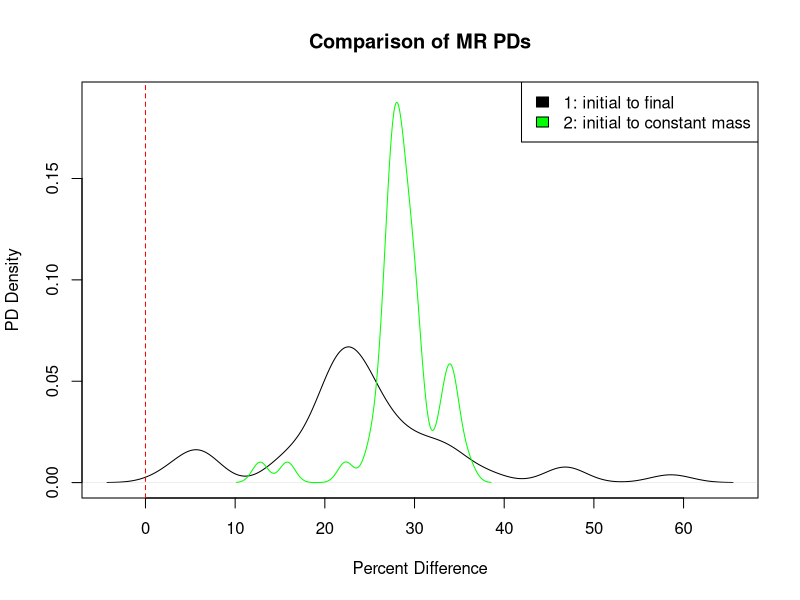
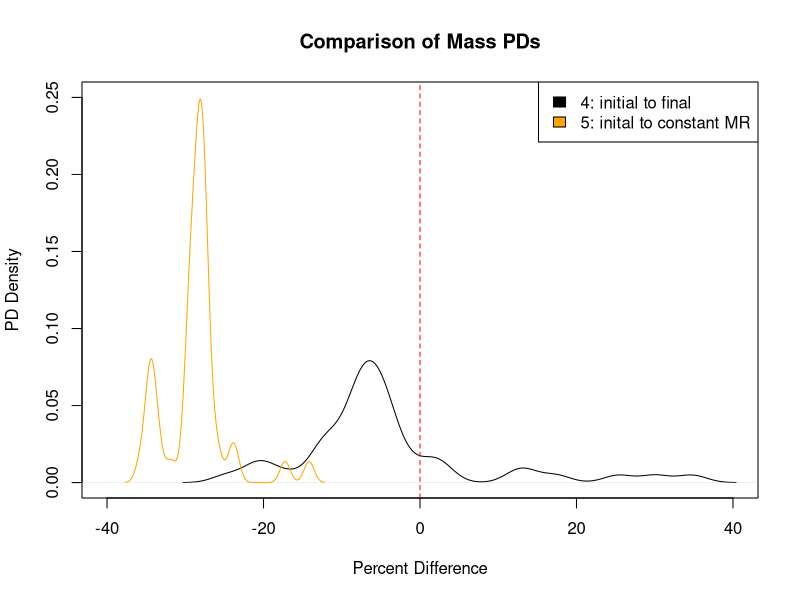

Source code (R) for these figures, in order:
## ---- chunk 1
# Classes: Branchiopoda, Malacostraca, Maxillopoda
# Data source: Makrieva
MR_data = read.csv("Class_metabolicrates_Makrievadata.csv", stringsAsFactors = FALSE)
Class_list=unique(MR_data$Class)
InvK=1/(273.15+MR_data$TC) #getting all the units correct
Mkg=MR_data$Mg/1000
W=MR_data$qWkg*Mkg
MR_data = cbind(MR_data, InvK, W)

#obtaining class-specific exponents for metabolic rate scaling for Branchiopoda Malacostraca and Maxillopoda
class_slopes=c()
for (current_class in Class_list){
  Class_data=subset(MR_data, MR_data$Class == current_class)
  basic=lm(log(Class_data$W) ~ log(Class_data$Mg) + Class_data$InvK)
  Mslope=basic$coefficients[2]
  Tslope=basic$coefficients[3]
  Ea=Tslope*0.00008617
  class_slopes=rbind(class_slopes, c(current_class, Mslope, Tslope, Ea))
}

# Classes: Amphibia
# Data source: White
MR_Amphi = read.csv("Whiteetal_Amphibiandata.csv", stringsAsFactors = FALSE)
A_InvK=1/(273.15+MR_Amphi$TC)
A_Mkg=MR_Amphi$Mg/1000
MR_Amphi = cbind(MR_Amphi, A_InvK, A_Mkg)
A_basic=lm(log(MR_Amphi$Watts) ~ log(MR_Amphi$A_Mkg) + MR_Amphi$A_InvK)
Mslope=A_basic$coefficients[2]
Tslope=A_basic$coefficients[3]
Ea=Tslope*0.00008617
class_slopes=rbind(class_slopes, c("Amphibia", Mslope, Tslope, Ea))
class_slopes=as.data.frame(class_slopes, stringsAsFactors = FALSE)

# Classes: Actinoperygii
# Data source: Gillooly
#obtaining super-class-specific exponents for metabolic rate scaling in fish
MR_fish = read.csv("gillooly_fish.csv", stringsAsFactors = FALSE)
f_Mkg=MR_fish$Mg/1000
MR_fish = cbind(MR_fish, f_Mkg)
F_basic=lm(log(MR_fish$W) ~ log(MR_fish$f_Mkg) + MR_fish$invK)
Mslope=F_basic$coefficients[2]
Tslope=F_basic$coefficients[3]
Ea=Tslope*0.00008617
class_slopes=rbind(class_slopes, c("Actinoperygii", Mslope, Tslope, Ea))
class_slopes=as.data.frame(class_slopes, stringsAsFactors = FALSE)

#removing unneccesary column and renaming columns
class_values=class_slopes[c(-3)]
names(class_values)[names(class_values) == "V1"] = "Class"
names(class_values)[names(class_values) == "log(Class_data$Mg)"] = "exponent"
names(class_values)[names(class_values) == "Class_data$InvK"] = "Ea"

# Classes: Insecta, Gastropoda, Eurotatoria, Entognatha
# Data source (Insecta only): Chown
# Remaining classes' values from theory
I_class="Insecta"
other_class=c("Gastropoda","Eurotatoria", "Entognatha")
I_slope=0.75
I_Ea=-0.62
Other_Ea=-0.63
other_values=cbind(I_class,I_slope,I_Ea)
for (current_class in other_class){
  current_values=cbind(current_class,I_slope,Other_Ea)
  other_values=rbind(other_values, current_values)
}

other_values = as.data.frame(other_values)
names(other_values)[names(other_values) == "I_class"] = "Class"
names(other_values)[names(other_values) == "I_slope"] = "exponent"
names(other_values)[names(other_values) == "I_Ea"] = "Ea"
class_values = rbind(class_values, other_values)
class_values = transform(class_values, exponent = as.numeric(exponent), Ea = as.numeric(Ea))

class_values
## ---- chunk 2
# Read in compiled experimental dataset, has one temperature and replicate per row
original_data = read.csv("MTEEcto_data.csv", stringsAsFactors = FALSE, fileEncoding = "latin1")

# Turn unique row names into column in original dataset
original_data = data.frame(as.numeric(rownames(original_data)), original_data)
colnames(original_data)[1] = "row_names"

# Create list of experiment names and respective species
replicate_list_original=unique(original_data$studyID)

# Create dataset containing all temperature pairs within each replicate
all_pairs = c()
for(current_replicate in replicate_list_original){
  single_replicate = subset(original_data, original_data$studyID == current_replicate)
  single_replicate_rownames_combos = combn(single_replicate$row_names, 2)
  single_replicate_rownames_combos = t(single_replicate_rownames_combos)
  single_replicate_temps_combos = combn(single_replicate$temp, 2)
  single_replicate_temps_combos = t(single_replicate_temps_combos)
  single_replicate_masses_combos = combn(single_replicate$mass, 2)
  single_replicate_masses_combos = t(single_replicate_masses_combos)
  single_replicate_combos = cbind(single_replicate_rownames_combos, single_replicate_temps_combos, single_replicate_masses_combos)
  single_replicate_combos = data.frame(single_replicate_combos)
  single_replicate_combos = cbind(current_replicate, single_replicate_combos)
  all_pairs = rbind(all_pairs, single_replicate_combos)
}
names(all_pairs) = c("studyID", "initial_temp_row", "final_temp_row", "initial_temp", "final_temp", "initial_mass", "final_mass")

# Subset dataset to contain only temperature pairs that differ by 3*
all_pairs$temp_diff = all_pairs$final_temp - all_pairs$initial_temp
three_degree_pairs = subset(all_pairs, all_pairs$temp_diff == 3)

# Add species to three degree difference pairs
lookup = original_data[match(three_degree_pairs$studyID, original_data$studyID),]
three_degree_pairs$species = lookup$Species
three_degree_pairs$Class = lookup$Class

# List of species and number of pairs per species
species_duplicates = sort(table(three_degree_pairs$species), decreasing=TRUE)

# Add class-specific values to pairs dataset
store_class_values = class_values[match(three_degree_pairs$Class, class_values$Class),]
three_degree_pairs = cbind(three_degree_pairs, store_class_values$exponent, store_class_values$Ea)
colnames(three_degree_pairs)[11] = "exponent"
colnames(three_degree_pairs)[12] = "Ea"

# List of classes and number of pairs per class
class_distribution = table(three_degree_pairs$Class)

head(three_degree_pairs)
## ---- chunk 3
# Use MTE equation to calculate metabolic rates (initial, final, and w/ constant/initial mass)
three_degree_pairs$initial_metrate = (three_degree_pairs$initial_mass ^ three_degree_pairs$exponent) * (exp(((three_degree_pairs$Ea) / (.00008617 * (three_degree_pairs$initial_temp + 273.15)))))
three_degree_pairs$final_metrate = (three_degree_pairs$final_mass ^ three_degree_pairs$exponent) * (exp(((three_degree_pairs$Ea) / (.00008617 * (three_degree_pairs$final_temp + 273.15)))))
three_degree_pairs$constantmass_metrate = (three_degree_pairs$initial_mass ^ three_degree_pairs$exponent) * (exp(((three_degree_pairs$Ea) / (.00008617 * (three_degree_pairs$final_temp + 273.15)))))

# Use rearranged MTE equation to calculate mass w/ constant/initial metabolic rate
three_degree_pairs$constantmetrate_mass = (three_degree_pairs$initial_metrate / (exp(three_degree_pairs$Ea / (.00008617 * (three_degree_pairs$final_temp + 273.15))))) ^ (1 / three_degree_pairs$exponent)

head(three_degree_pairs[,13:16])

## ---- chunk 4
### Summary values

# Percent differences for metabolic rates
  # 1: initial to final (empirical), expect increase
  # 2: initial to constant mass (theoretical), expect increase
  # 3: final to constant mass, expect increase
three_degree_pairs$PD_1 = ((three_degree_pairs$final_metrate / three_degree_pairs$initial_metrate) - 1) * 100
three_degree_pairs$PD_2 = ((three_degree_pairs$constantmass_metrate / three_degree_pairs$initial_metrate) - 1) * 100
three_degree_pairs$PD_3 = ((three_degree_pairs$constantmass_metrate / three_degree_pairs$final_metrate) - 1) * 100

# Percent differences for masses
  # 4: initial to final (empirical), expect decrease
  # 5: initial to constant metabolic rate (theoretical), expect decrease
  # 6: final to constant metabolic rate, expect decrease
three_degree_pairs$PD_4 = ((three_degree_pairs$final_mass / three_degree_pairs$initial_mass) - 1) * 100
three_degree_pairs$PD_5 = ((three_degree_pairs$constantmetrate_mass / three_degree_pairs$initial_mass) - 1) * 100
three_degree_pairs$PD_6 = ((three_degree_pairs$constantmetrate_mass / three_degree_pairs$final_mass) - 1) * 100

# Create species dataset
# This code is way awful
library(dplyr)

# Get columns for averages
species_data = three_degree_pairs %>%
  group_by(species) %>%
  #summarise(count = n())
  summarise_each(funs(mean), initial_mass, final_mass, initial_metrate, final_metrate, 
                 constantmass_metrate, constantmetrate_mass, PD_1, PD_2, PD_3, PD_4, PD_5, PD_6) 

# Add in species occurrence values
occurrences = three_degree_pairs %>%
  group_by(species) %>%
  summarise(count = n())

species_data$occurrences = occurrences$count

# Add in class column
lookup_test = lookup[match(species_data$species, three_degree_pairs$species),]
species_data$class = lookup_test$Class
## ---- chunk 5
### Figures

# Density plots for t-test for metabolic rate + normality test + t-test
plot(density(species_data$PD_1), col = "black", ylim = c(0, 0.19), main = "Comparison of MR PDs", xlab = "Percent Difference", ylab = "PD Density")
legend("topright", c("1: initial to final", "2: initial to constant mass"), fill = c("black", "green"))
lines(density(species_data$PD_2), col = "green")
abline(v = 0, lty = 2, col = "red")
shapiro.test(species_data$PD_1)
shapiro.test(species_data$PD_2)
t.test(species_data$PD_1, species_data$PD_2, paired = TRUE)

# Density plots for t-test for mass + normality test + t-test
plot(density(species_data$PD_4), col = "black", xlim = c(-40, 40), ylim = c(0, 0.25), main = "Comparison of Mass PDs", xlab = "Percent Difference", ylab = "PD Density")
lines(density(species_data$PD_5), col = "orange")
legend("topright", c("4: initial to final", "5: inital to constant MR"), fill = c("black", "orange"))
abline(v = 0, lty = 2, col = "red")
shapiro.test(species_data$PD_4)
shapiro.test(species_data$PD_5)
t.test(species_data$PD_4, species_data$PD_5, paired = TRUE)

